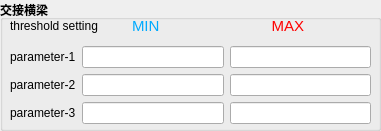
  <widget class="QGroupBox" name="groupBox">
   <property name="geometry">
    <rect>
     <x>410</x>
     <y>290</y>
     <width>381</width>
     <height>131</height>
    </rect>
   </property>
   <property name="font">
    <font>
     <weight>75</weight>
     <bold>true</bold>
    </font>
   </property>
   <property name="title">
    <string>交接横梁</string>
   </property>
   <widget class="QWidget" name="layoutWidget">
    <property name="geometry">
     <rect>
      <x>10</x>
      <y>11</y>
      <width>361</width>
      <height>113</height>
     </rect>
    </property>
    <layout class="QVBoxLayout" name="verticalLayout_2" stretch="0,0">
     <item>
      <layout class="QHBoxLayout" name="horizontalLayout" stretch="3,3,3">
       <item>
        <widget class="QLabel" name="label_2">
         <property name="enabled">
          <bool>true</bool>
         </property>
         <property name="font">
          <font>
           <weight>50</weight>
           <bold>false</bold>
          </font>
         </property>
         <property name="text">
          <string>threshold setting</string>
         </property>
        </widget>
       </item>
       <item>
        <widget class="QLabel" name="label_6">
         <property name="enabled">
          <bool>true</bool>
         </property>
         <property name="font">
          <font>
           <family>Arial</family>
           <pointsize>11</pointsize>
           <weight>50</weight>
           <bold>false</bold>
          </font>
         </property>
         <property name="styleSheet">
          <string notr="true">color: rgb(0, 170, 255);</string>
         </property>
         <property name="text">
          <string>MIN</string>
         </property>
        </widget>
       </item>
       <item>
        <widget class="QLabel" name="label_7">
         <property name="enabled">
          <bool>true</bool>
         </property>
         <property name="font">
          <font>
           <family>Arial</family>
           <pointsize>11</pointsize>
           <weight>50</weight>
           <bold>false</bold>
          </font>
         </property>
         <property name="styleSheet">
          <string notr="true">color: rgb(255, 0, 0);</string>
         </property>
         <property name="text">
          <string>    MAX</string>
         </property>
        </widget>
       </item>
      </layout>
     </item>
     <item>
      <layout class="QVBoxLayout" name="verticalLayout">
       <item>
        <layout class="QHBoxLayout" name="horizontalLayout_2">
         <item>
          <widget class="QLabel" name="label_3">
           <property name="enabled">
            <bool>true</bool>
           </property>
           <property name="font">
            <font>
             <weight>50</weight>
             <bold>false</bold>
            </font>
           </property>
           <property name="text">
            <string>parameter-1</string>
           </property>
          </widget>
         </item>
         <item>
          <widget class="QLineEdit" name="lineEdit_5_1">
           <property name="alignment">
            <set>Qt::AlignRight|Qt::AlignTrailing|Qt::AlignVCenter</set>
           </property>
          </widget>
         </item>
         <item>
          <widget class="QLineEdit" name="lineEdit_5_2">
           <property name="alignment">
            <set>Qt::AlignRight|Qt::AlignTrailing|Qt::AlignVCenter</set>
           </property>
          </widget>
         </item>
        </layout>
       </item>
       <item>
        <layout class="QHBoxLayout" name="horizontalLayout_3">
         <item>
          <widget class="QLabel" name="label_4">
           <property name="enabled">
            <bool>true</bool>
           </property>
           <property name="font">
            <font>
             <weight>50</weight>
             <bold>false</bold>
            </font>
           </property>
           <property name="text">
            <string>parameter-2</string>
           </property>
          </widget>
         </item>
         <item>
          <widget class="QLineEdit" name="lineEdit_5_3">
           <property name="alignment">
            <set>Qt::AlignRight|Qt::AlignTrailing|Qt::AlignVCenter</set>
           </property>
          </widget>
         </item>
         <item>
          <widget class="QLineEdit" name="lineEdit_5_4">
           <property name="alignment">
            <set>Qt::AlignRight|Qt::AlignTrailing|Qt::AlignVCenter</set>
           </property>
          </widget>
         </item>
        </layout>
       </item>
       <item>
        <layout class="QHBoxLayout" name="horizontalLayout_5">
         <item>
          <widget class="QLabel" name="label_8">
           <property name="enabled">
            <bool>true</bool>
           </property>
           <property name="font">
            <font>
             <weight>50</weight>
             <bold>false</bold>
            </font>
           </property>
           <property name="text">
            <string>parameter-3</string>
           </property>
          </widget>
         </item>
         <item>
          <widget class="QLineEdit" name="lineEdit_5_5">
           <property name="alignment">
            <set>Qt::AlignRight|Qt::AlignTrailing|Qt::AlignVCenter</set>
           </property>
          </widget>
         </item>
         <item>
          <widget class="QLineEdit" name="lineEdit_5_6">
           <property name="alignment">
            <set>Qt::AlignRight|Qt::AlignTrailing|Qt::AlignVCenter</set>
           </property>
          </widget>
         </item>
        </layout>
       </item>
      </layout>
     </item>
    </layout>
   </widget>
  </widget>
